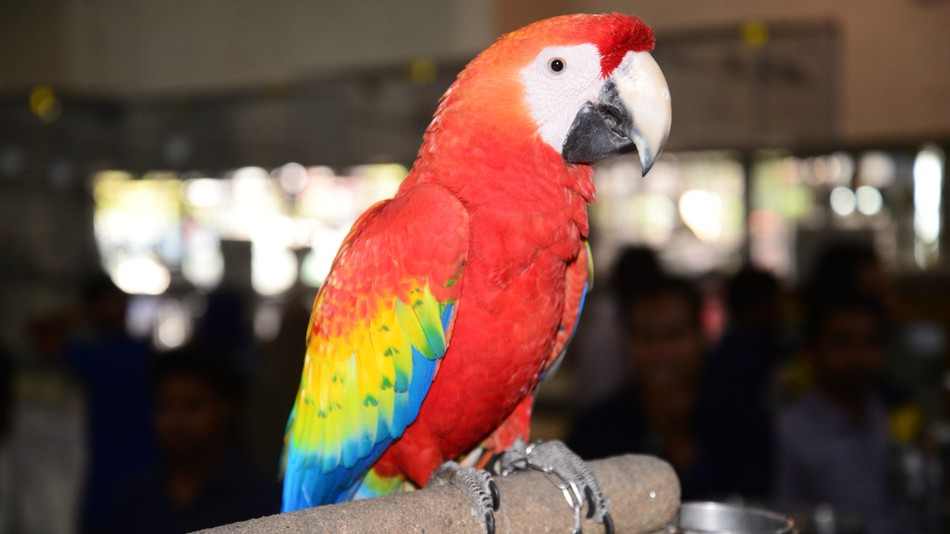
#> input picture Pictures/img_0.jpg, 950 x 534 px, found by its file name; its folder holds only this picture in this run
$ python ImagePreprocessing.py
#> lines starting #> are read from the running program, lines starting #| are printed output that depends on the picture
import numpy as np
import pandas as pd
import math
import os
from imageio import imread
import matplotlib.pyplot as plt

DIR = '/Users/subra/Desktop/git/Image_Fun/Pictures/'

def resize_image(image, height, width, depth=3):
    image = image[:,:,:depth]
    prev_size = image.shape
    new_image = np.zeros(shape=(height,width,3))
    if prev_size[0]>height:
        mod = int(prev_size[0]/height)+1
        image = image[::mod,:,:]
    if prev_size[1]>width:
        mod = int(prev_size[1]/width)+1
        image = image[:,::mod,:]
    prev_size = image.shape
    new_image[:prev_size[0],:prev_size[1],:] = image
    return new_image.astype(int)

def process_images(path,height=300,width = 300,depth=3):
#> called with height = 300, width = 300, depth = 3
    image_data = {}
    for image in os.listdir(path):
        print(image)
        image_data[image]=imread(path+image)

    for image in image_data.keys():
        image_data[image] = resize_image(image_data[image],height,width,depth)
#> this loop made 1 pass
#> mod in resize_image on pass 1: 4
#> pass 1, in resize_image, `image = image[::mod,:,:]`:
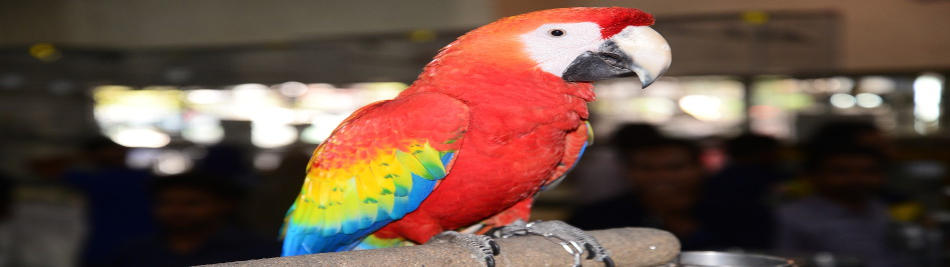
#> image: shape (267, 950, 3); mean R, G, B 107.7, 80.9, 69.4
#> pass 1, in resize_image, `image = image[:,::mod,:]`:
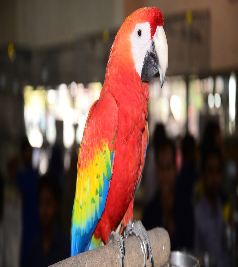
#> image: shape (267, 238, 3); mean R, G, B 107.6, 80.8, 69.3
#> after the loop, image_data = 1 item

    #plt.imshow(image_data['zebra_34.jpg'],interpolation='nearest')
    #plt.show()
    labels = []
    for key in image_data.keys():
        if 'parrot' in key:
            labels.append(1)
        elif 'zebra' in key:
            labels.append(0)
#> this loop made 1 pass
#> key on pass 1: 'img_0.jpg'
#> after the loop, labels = []
    labels = np.array(labels).reshape(-1,1)
#> labels = empty array
    features = np.array(list(image_data.values())).reshape(-1,height,width,depth)
    return features, labels

if __name__=='__main__':
    features,labels = process_images(DIR)
#> labels = empty array
    print(len(features),len(labels))
#| 1 0

$ run again, on Pictures/img_12.jpg
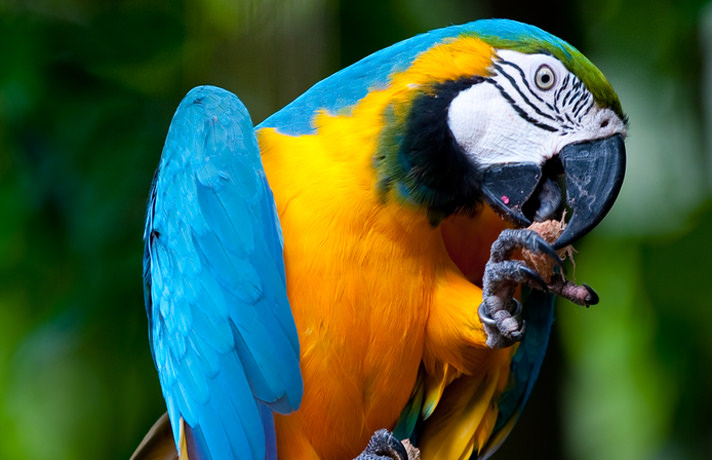
#> input picture Pictures/img_12.jpg, 712 x 460 px, found by its file name
#> the loop in process_images, `for image in image_data.keys():` made 1 pass
#> mod in resize_image on pass 1: 3
#> pass 1, in resize_image, `image = image[::mod,:,:]`:
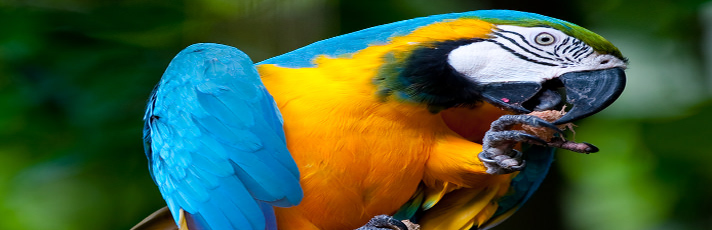
#> image: shape (230, 712, 3); mean R, G, B 66.1, 93.2, 58.9
#> pass 1, in resize_image, `image = image[:,::mod,:]`:
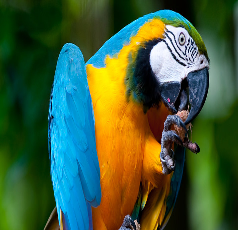
#> image: shape (230, 238, 3); mean R, G, B 66, 93.1, 58.8
#> after the loop in process_images, `for image in image_data.keys():`: image_data = 1 item
#> the loop in process_images, `for key in image_data.keys():` made 1 pass
#> key on pass 1: 'img_12.jpg'
#> after the loop in process_images, `for key in image_data.keys():`: labels = []
#> in process_images, `labels = np.array(labels).reshape(-1,1)`: labels = empty array
#| 1 0

$ run again, on Pictures/img_14.jpg
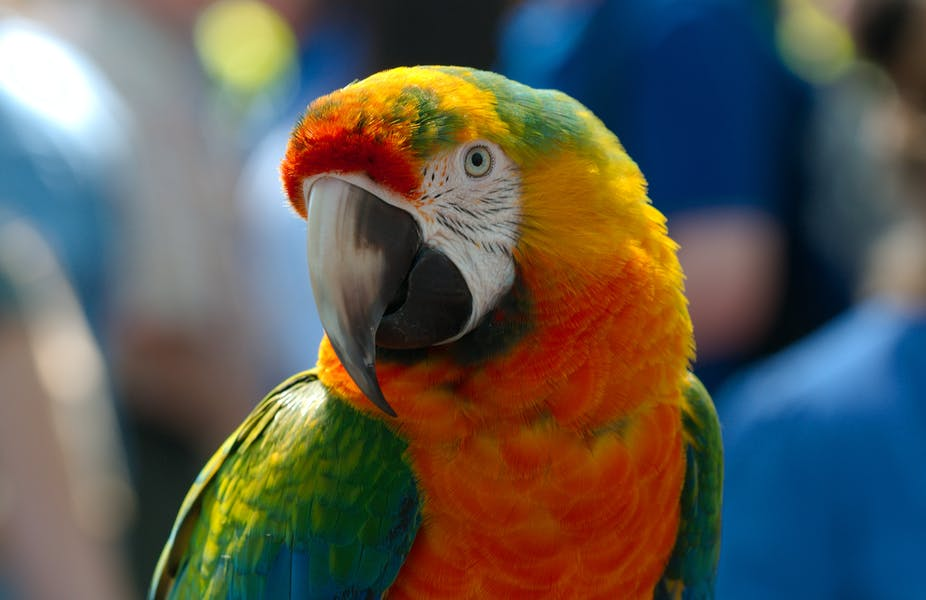
#> input picture Pictures/img_14.jpg, 926 x 600 px, found by its file name
#> the loop in process_images, `for image in image_data.keys():` made 1 pass
#> mod in resize_image on pass 1: 4
#> pass 1, in resize_image, `image = image[::mod,:,:]`:
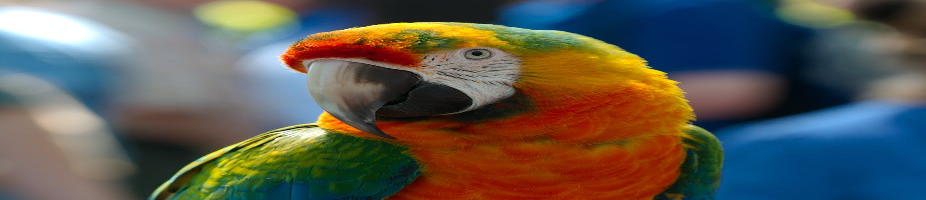
#> image: shape (200, 926, 3); mean R, G, B 92.5, 90.2, 81.8
#> pass 1, in resize_image, `image = image[:,::mod,:]`:
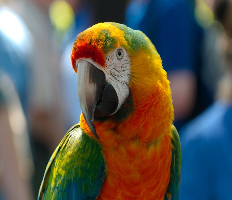
#> image: shape (200, 232, 3); mean R, G, B 92.5, 90.2, 81.9
#> after the loop in process_images, `for image in image_data.keys():`: image_data = 1 item
#> the loop in process_images, `for key in image_data.keys():` made 1 pass
#> key on pass 1: 'img_14.jpg'
#> after the loop in process_images, `for key in image_data.keys():`: labels = []
#> in process_images, `labels = np.array(labels).reshape(-1,1)`: labels = empty array
#| 1 0

$ run again, on Pictures/img_1.jpg
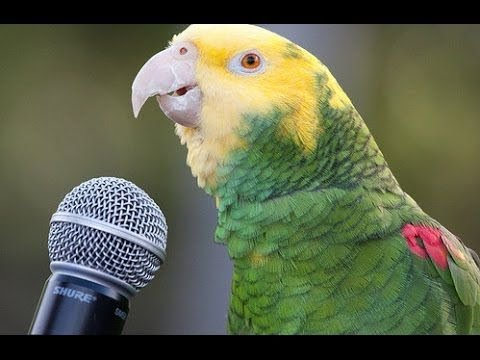
#> input picture Pictures/img_1.jpg, 480 x 360 px, found by its file name
#> the loop in process_images, `for image in image_data.keys():` made 1 pass
#> mod in resize_image on pass 1: 2
#> pass 1, in resize_image, `image = image[::mod,:,:]`:
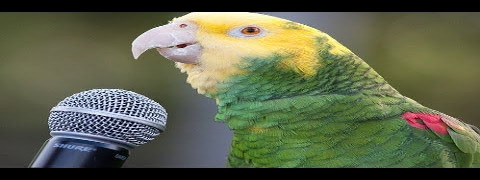
#> image: shape (180, 480, 3); mean R, G, B 94.6, 100.7, 75.8
#> pass 1, in resize_image, `image = image[:,::mod,:]`:
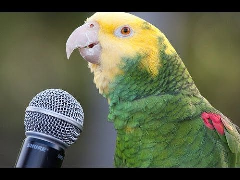
#> image: shape (180, 240, 3); mean R, G, B 94.6, 100.7, 75.9
#> after the loop in process_images, `for image in image_data.keys():`: image_data = 1 item
#> the loop in process_images, `for key in image_data.keys():` made 1 pass
#> key on pass 1: 'img_1.jpg'
#> after the loop in process_images, `for key in image_data.keys():`: labels = []
#> in process_images, `labels = np.array(labels).reshape(-1,1)`: labels = empty array
#| 1 0
